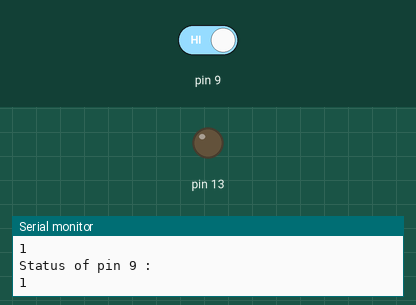
A sketch run on a simulated Arduino Uno, built with avr-gcc and run on an emulated ATmega328P. Shown: output pins drawn as LEDs (lit = HIGH), the last lines printed to the serial monitor. The test bench sets the inputs (shaded band); at power-on: pin 9 HIGH.

Above: at 1.2 s.
1.3 s: pin 9 driven LOW
At 2.3 s:
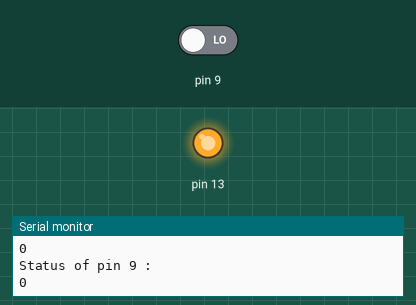
2.9 s: pin 9 driven HIGH
At 3.6 s:
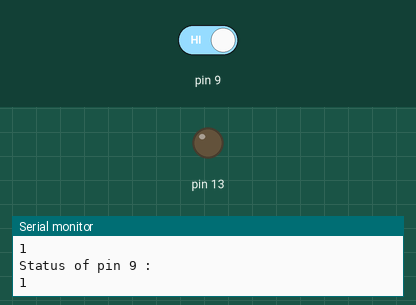
Timing chart, 0 to 5.9 s (numbered marks = the images above; inputs shaded):
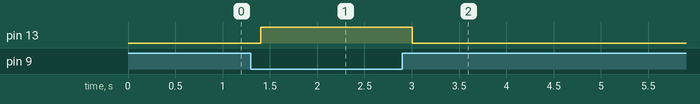

The sketch:

sketch_apr19b.ino
```cpp
void setup() {
  // put your setup code here, to run once:

  pinMode(13,OUTPUT);
  pinMode(9,INPUT);
  Serial.begin(9600); //9600 bps

}

void loop() {
  // put your main code here, to run repeatedly:
//  digitalWrite(13,HIGH);
//  delay(500);
//  digitalWrite(13,LOW);
//  delay(500);
  int i =digitalRead(9);
  Serial.println("Status of pin 9 : ");
  if(!i)
  {
    Serial.println(i);
    digitalWrite(13,HIGH);
    delay(200);
  }
  else
  {
    Serial.println(i);
    digitalWrite(13,LOW);
    delay(200);
  }


}
```

Measured:
- after the input at 1.3 s, pin 13: LOW → HIGH after 0.10 s
- after the input at 2.9 s, pin 13: HIGH → LOW after 0.10 s
